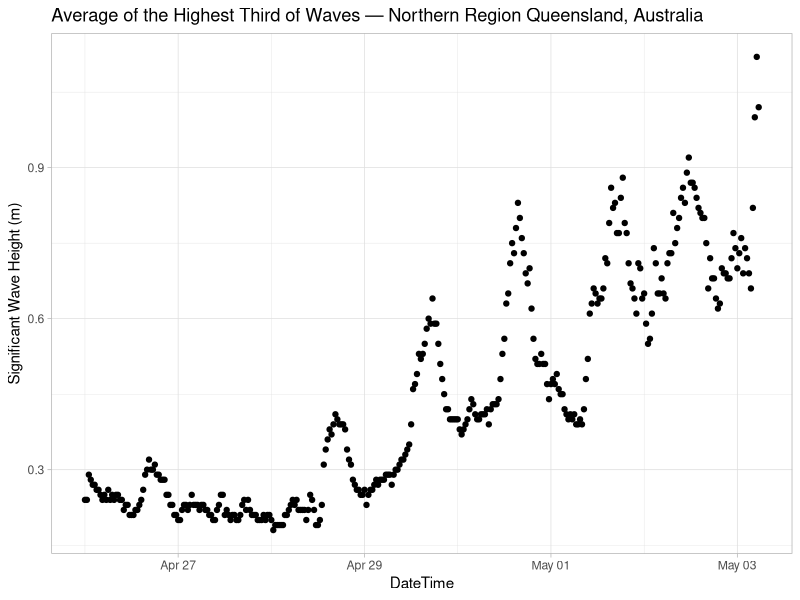
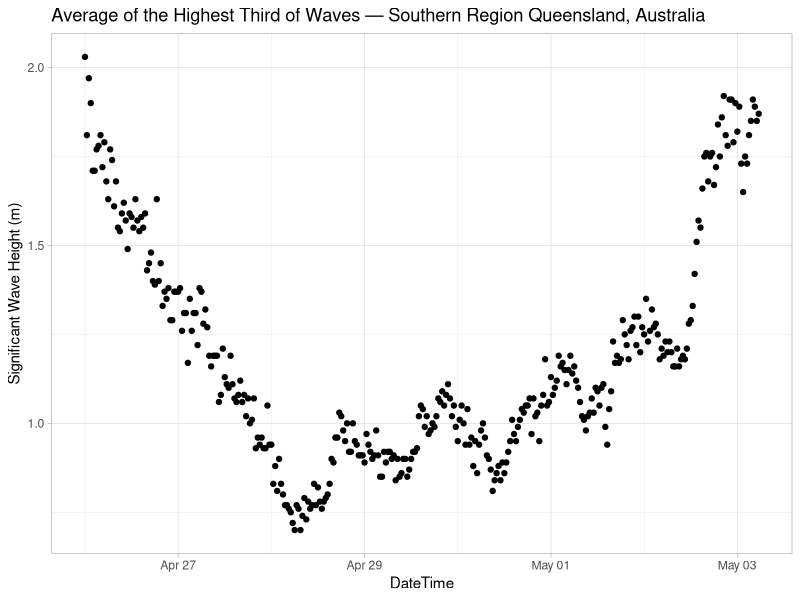
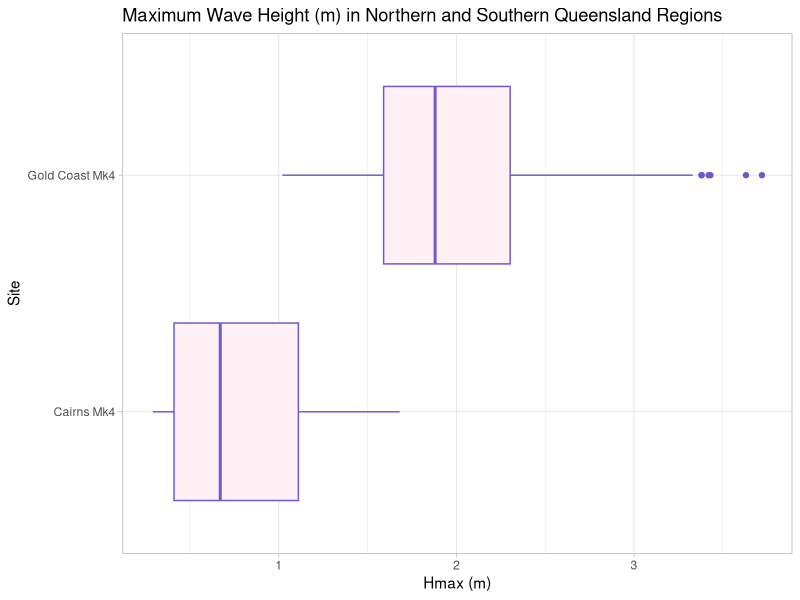
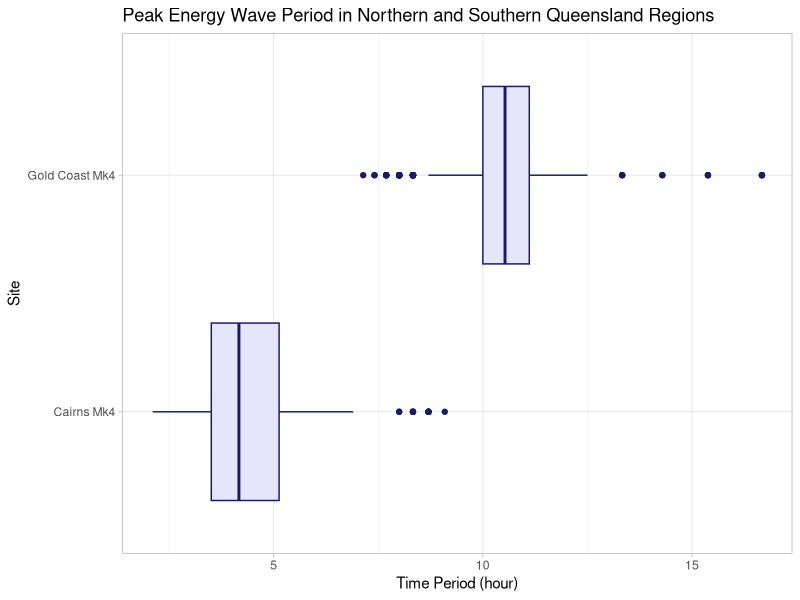
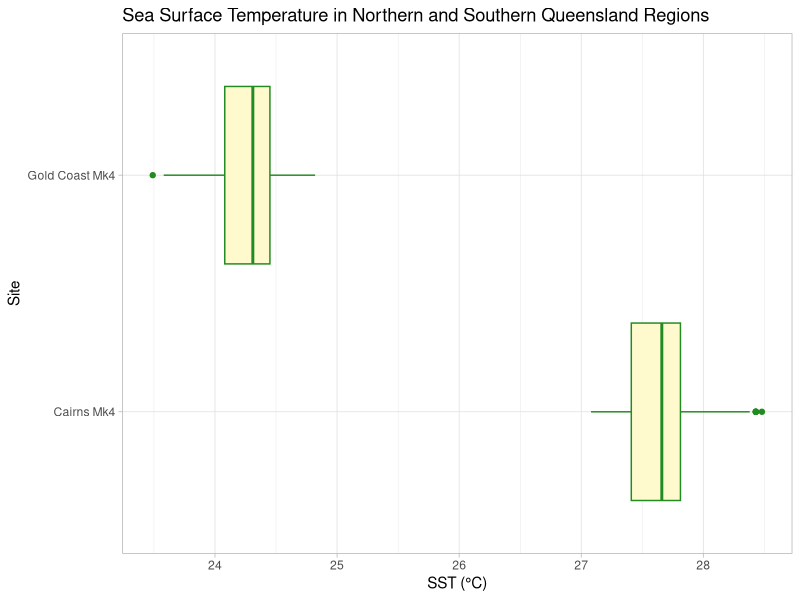
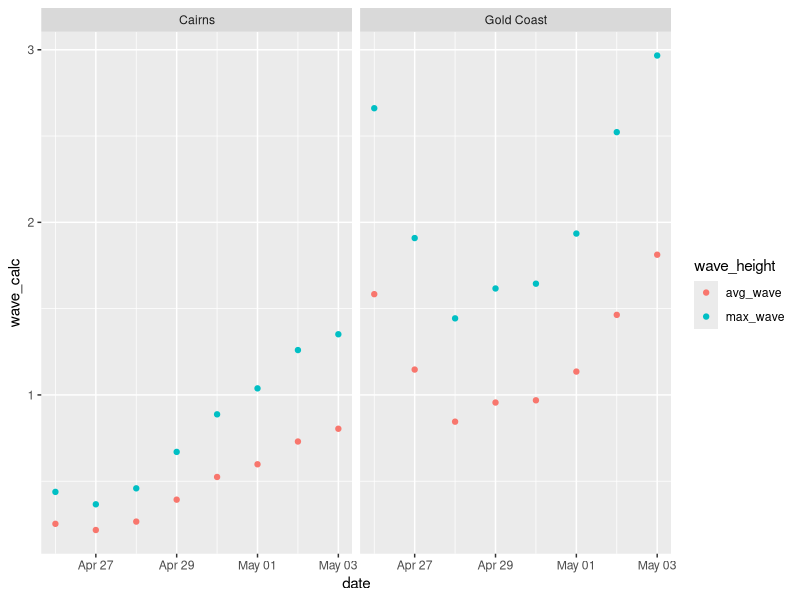

Generate these figures, in order, with R:
## ---- chunk 1
library(tidyverse)
library(lubridate)
wavedata <- read_csv("wave-7dayopdata.csv", skip = 1)
## ---- chunk 2
#| label: Northern Queensland Region

northern_queen <- wavedata %>%
  filter(Site == "Cairns Mk4") %>%
ggplot + 
  geom_point(mapping = aes(x= DateTime, y= Hsig)) +
  labs(x= "DateTime",
       y= "Significant Wave Height (m)",
       title= "Average of the Highest Third of Waves — Northern Region Queensland, Australia") +
   theme_light()

northern_queen
## ---- chunk 3
#| label: Southern Queensland Region

southern_queen <- wavedata %>%
  filter(Site == "Gold Coast Mk4") %>%
ggplot + 
  geom_point(mapping = aes(x=DateTime, y= Hsig)) +
  labs(x= "DateTime",
       y= "Significant Wave Height (m)",
       title= "Average of the Highest Third of Waves — Southern Region Queensland, Australia") +
   theme_light()

(southern_queen)
## ---- chunk 4
#| label: maximum wave height 
wavedata %>%
  filter(Site %in% c("Cairns Mk4", "Gold Coast Mk4")) %>%
  ggplot(aes(x = Site, y = Hmax)) +
  geom_boxplot(fill = "lavenderblush",
               color = "slateblue") +
  labs(title = "Maximum Wave Height (m) in Northern and Southern Queensland Regions",
       x = "Site",
       y = "Hmax (m)") +
  theme_light() +
  coord_flip()


## ---- chunk 5
#| label: peak energy period 
wavedata %>%
  filter(Site %in% c("Gold Coast Mk4", "Cairns Mk4")) %>%
  ggplot(aes(x = Site, y = Tp)) +
  geom_boxplot(fill = "lavender",
               color = "midnightblue") +
  labs(title = "Peak Energy Wave Period in Northern and Southern Queensland Regions",
       x = "Site",
       y = "Time Period (hour)") +
  theme_light() +
  coord_flip()
## ---- chunk 6
#| label: sea surface temperature
wavedata %>%
  filter(Site %in% c("Gold Coast Mk4", "Cairns Mk4")) %>%
  ggplot(aes(x = Site, y = SST)) +
  geom_boxplot(fill= "lemonchiffon",
               color= "forestgreen") +
  labs(title = "Sea Surface Temperature in Northern and Southern Queensland Regions",
       x = "Site",
       y = "SST (°C)") +
  theme_light() +
  coord_flip()
## ---- chunk 7
#| label: data cleaning

queensland_wave <- wavedata %>%
  mutate(DateTime = lubridate::ymd_hms(format(DateTime, format = "%Y-%m-%d %T %Z")),
         date = date(DateTime)) %>% 
  group_by(date, Site) %>% 
  summarize(
    avg_wave = mean(Hsig, na.rm = TRUE),
    peakwave = mean(Tp, na.rm = TRUE), 
    max_wave = mean(Hmax, na.rm = TRUE)) %>%
filter(Site %in% c("Gold Coast Mk4", "Cairns Mk4")) %>%
  mutate(Site = recode(Site,
               "Gold Coast Mk4" = "Gold Coast",
               "Cairns Mk4" = "Cairns")) %>%
  arrange(Site)

queensland_wave %>% 
  pivot_longer(cols = contains("wave"),
               names_to = "wave_height",
               values_to = "wave_calc") %>%
  filter(wave_height != "peakwave") %>%
  ggplot(aes(x= date,
             y= wave_calc,
             group= wave_height,
             color= wave_height)) +
  geom_point() +
  facet_wrap(~Site)
## ---- chunk 8
wavedata %>% 
  distinct(Site)
